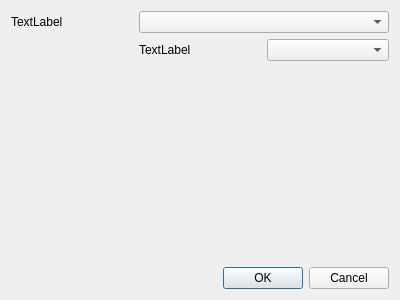
<?xml version="1.0" encoding="UTF-8"?>
<ui version="4.0">
 <class>Dialog</class>
 <widget class="QDialog" name="Dialog">
  <property name="geometry">
   <rect>
    <x>0</x>
    <y>0</y>
    <width>400</width>
    <height>300</height>
   </rect>
  </property>
  <property name="windowTitle">
   <string>Dialog</string>
  </property>
  <layout class="QVBoxLayout" name="verticalLayout">
   <item>
    <layout class="QGridLayout" name="gridLayout">
     <item row="0" column="0">
      <widget class="QLabel" name="label">
       <property name="text">
        <string>TextLabel</string>
       </property>
      </widget>
     </item>
     <item row="0" column="1" colspan="2">
      <widget class="QComboBox" name="comboBox"/>
     </item>
     <item row="1" column="1">
      <widget class="QLabel" name="label_2">
       <property name="text">
        <string>TextLabel</string>
       </property>
      </widget>
     </item>
     <item row="1" column="2">
      <widget class="QComboBox" name="comboBox_2"/>
     </item>
    </layout>
   </item>
   <item>
    <spacer name="verticalSpacer">
     <property name="orientation">
      <enum>Qt::Vertical</enum>
     </property>
     <property name="sizeHint" stdset="0">
      <size>
       <width>20</width>
       <height>196</height>
      </size>
     </property>
    </spacer>
   </item>
   <item>
    <widget class="QDialogButtonBox" name="buttonBox">
     <property name="orientation">
      <enum>Qt::Horizontal</enum>
     </property>
     <property name="standardButtons">
      <set>QDialogButtonBox::Cancel|QDialogButtonBox::Ok</set>
     </property>
    </widget>
   </item>
  </layout>
 </widget>
 <resources/>
 <connections>
  <connection>
   <sender>buttonBox</sender>
   <signal>accepted()</signal>
   <receiver>Dialog</receiver>
   <slot>accept()</slot>
   <hints>
    <hint type="sourcelabel">
     <x>248</x>
     <y>254</y>
    </hint>
    <hint type="destinationlabel">
     <x>157</x>
     <y>274</y>
    </hint>
   </hints>
  </connection>
  <connection>
   <sender>buttonBox</sender>
   <signal>rejected()</signal>
   <receiver>Dialog</receiver>
   <slot>reject()</slot>
   <hints>
    <hint type="sourcelabel">
     <x>316</x>
     <y>260</y>
    </hint>
    <hint type="destinationlabel">
     <x>286</x>
     <y>274</y>
    </hint>
   </hints>
  </connection>
 </connections>
</ui>
